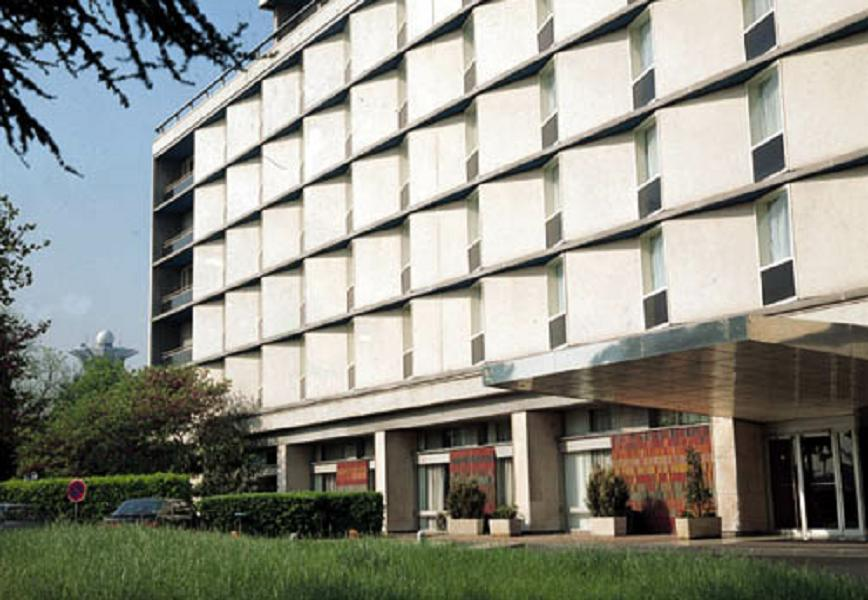
//> input picture exercises/exercise1/input.jpg, 868 x 600 px
$ ./dip1 input.jpg   (built with g++ and OpenCV 4)
//> lines starting //> are read from the running program, lines starting //| are printed output that depends on the picture
//> further down, inputImage is the input picture: 600 rows x 868 cols, CV_8UC3; mean B, G, R 133.7, 143.6, 142.9
//---------------------------------------------------------------------------------------
// Exercise Digital Image Processing
// Homework 1
// Author: Till Rohrmann
// Matriculation number: 343756
//
// Description: Program opens an image specified on the command line and performs an
// hough line detection. The result of the detection is saved as "result.jpg'
//---------------------------------------------------------------------------------------

#include <iostream>
#include <cstring>
#include <opencv2/highgui/highgui.hpp>
#include <opencv2/imgproc/imgproc.hpp>

using namespace std;
using namespace cv;

// function that performs a hough line transformation to detect lines in an image
Mat doSomethingThatMyTutorIsGonnaLike(Mat& img){
	Mat gray,blurred,detectedEdges,result;
	int kernel_size = 3;
	int lowThreshold = 40;
	int highThreshold = 100;
	vector<Vec4i> lines;

	cvtColor(img,gray,CV_BGR2GRAY);
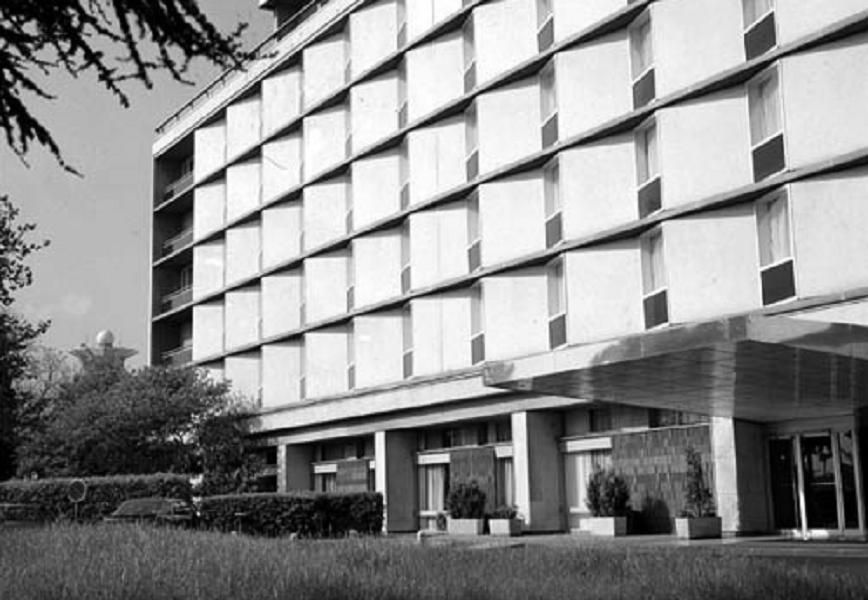
//> gray: 600 rows x 868 cols, CV_8UC1; min 0, max 255, mean 142.3

	blur(gray,blurred,Size(3,3));

	//detect edges in the image
	Canny(gray,detectedEdges,lowThreshold,highThreshold,kernel_size);
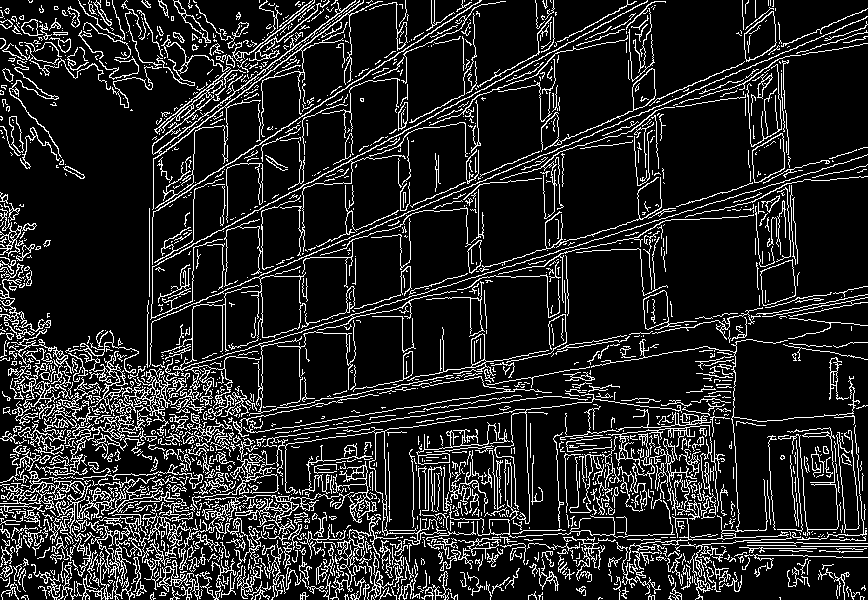
//> detectedEdges: 600 rows x 868 cols, CV_8UC1; 14.6% white in thin lines or dots

	//convert result of Canny into a color picture s.t. we can draw colored lines
	cvtColor(detectedEdges,result,CV_GRAY2BGR);
//> result: 600 rows x 868 cols, CV_8UC3; 14.6% white in thin lines or dots

	//find lines in image
	HoughLinesP(detectedEdges,lines,1,CV_PI/180,150,0,0);
//> lines = 5688 lines (x1, y1, x2, y2), first 8: [183, 308, 197, 302], [400, 216, 403, 215], [697, 89, 705, 86], [352, 236, 355, 235], [639, 114, 641, 113], [677, 98, 682, 96], [179, 310, 182, 309], [862, 19, 865, 18]

	for(int i =0; i< lines.size(); i++){
		//draw detected lines into the result image
		line(result,Point(lines[i][0],lines[i][1]),Point(lines[i][2],lines[i][3]),Scalar(0,0,255),2,CV_AA);
	}
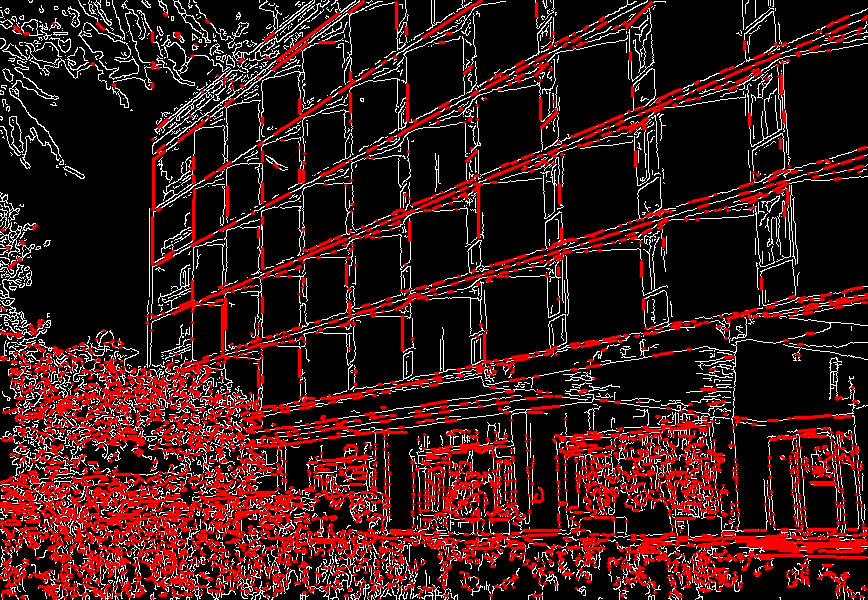
//> result: 600 rows x 868 cols, CV_8UC3; mean B, G, R 23.9, 23.9, 59.6

	return result;
}

// usage: path to image in argv[1]
// main function, loads and saves image
int main(int argc, char** argv) {

	// check if image path was defined
	if (argc != 2){
	    cerr << "Usage: dip1 <path_to_image>" << endl;
	    return -1;
	}

	// window names
	string win1 = string ("Original image");
	string win2 = string ("Result");

	// some images
	Mat inputImage, outputImage;

	// load image as gray-scale, path in argv[1]
	cout << "load image" << endl;
	inputImage = imread( argv[1] );
	cout << "done" << endl;

	// check if image can be loaded
	if (!inputImage.data){
	    cerr << "ERROR: Cannot read file " << argv[1] << endl;
	    exit(-1);
	}

	// show input image
	namedWindow( win1.c_str() );
	imshow( win1.c_str(), inputImage );

	// do something (reasonable)
	outputImage = doSomethingThatMyTutorIsGonnaLike( inputImage );

	// show result
	namedWindow( win2.c_str() );
	imshow( win2.c_str(), outputImage );

	// save result
	imwrite("result.jpg", outputImage);

	// wait a bit
	waitKey(0);

	return 0;

}
